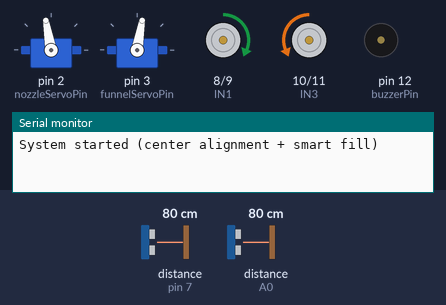
Bench run of a sketch on a simulated Arduino Uno, built with avr-gcc and run on an emulated ATmega328P. Shown: 2 × servo, motor-driver pin pairs drawn as motors (green arrow = first pin HIGH = forward, orange = second pin HIGH = backward, longer = more drive, scaled by the enable pin), buzzer (waves = sounding, pin HIGH), the last lines printed to the serial monitor. Wiring (inferred from the names in the program): 2 × ultrasonic range finder: trigger pin 4, echo pin 7 / trigger pin 13, echo A0. The test bench sets the inputs (shaded band); at power-on: distance to the obstacle (sensors on pin 7, A0) 80 cm. The echo pulse lasts 58.3 µs per cm; pins used as bus, display or sensor lines are not drawn.

Above: at 1.2 s.
1.3 s: distance to the obstacle (sensor on pin 7) set to 63 cm
4.3 s: distance to the obstacle (sensor on pin 7) set to 56 cm
At 10.1 s:
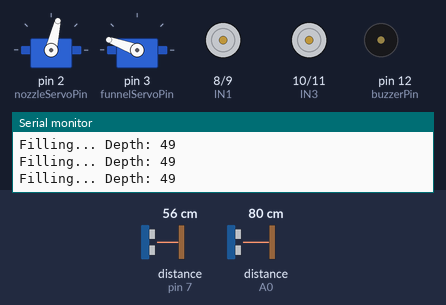
10.3 s: distance to the obstacle (sensor on pin 7) set to 250 cm
At 10.65 s:
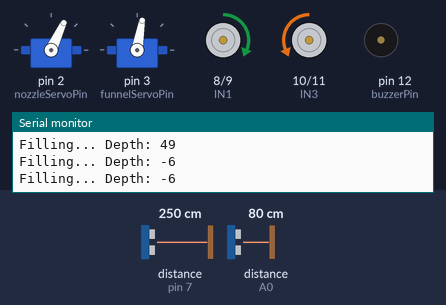
13.3 s: distance to the obstacle (sensor on A0) set to 19 cm
16.3 s: distance to the obstacle (sensor on A0) set to 15 cm
At 16.7 s:
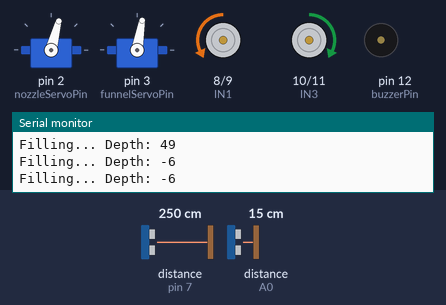
19.3 s: distance to the obstacle (sensor on A0) set to 18 cm
At 19.49 s:
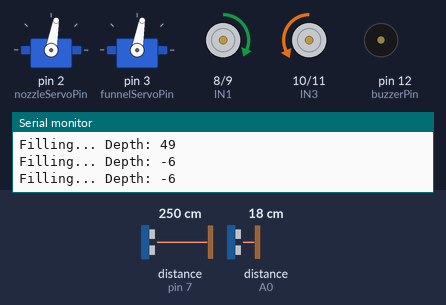
Timing chart, 0 to 23.3 s (numbered marks = the images above; inputs shaded):
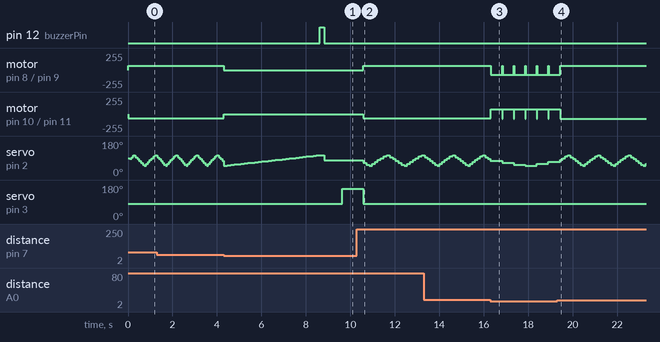

The sketch:

PotholeFillerRobot_1.0.ino
```cpp
#include <Servo.h>

// pinnig of all components..
Servo nozzleServo;
Servo funnelServo;

// motor pins
const int ENA = 5;
const int IN1 = 8;
const int IN2 = 9;

const int ENB = 6;
const int IN3 = 10;
const int IN4 = 11;

// pins for both servo motors
const int nozzleServoPin = 2;
const int funnelServoPin = 3;

// pins for detection sensor
const int trigPin = 4;
const int echoPin = 7;

// pins for obstacle sensor
const int obTrigPin = 13;
const int obEchoPin = A0;

//  buzzer pin
const int buzzerPin = 12;

//fixed parameters(CM ONLY)
const int GROUND_DISTANCE_CM = 6;
const int MIN_POTHOLE_DEPTH_CM = 3;
const int OBSTACLE_THRESHOLD_CM = 15;

// fill control
const int FILL_COMPLETE_TOLERANCE_CM = 1;
const unsigned long MIN_FILL_TIME_MS = 800;
const unsigned long MAX_FILL_TIME_MS = 6000;

const int SLOW_SCAN_DELAY = 120;

// servo scan
int scanAngle = 75;
int scanDir = 1;
const int SCAN_LEFT = 50;
const int SCAN_RIGHT = 105;
unsigned long lastScanTime = 0;
const int FAST_SCAN_INTERVAL = 15;

enum State { MOVE_FAST_SCAN, SLOW_FULL_SCAN, ALIGN, FILL };
State systemState = MOVE_FAST_SCAN;

int detectedAngle = 90;
int bestAngle = 90;

void moveForward() {
  analogWrite(ENA, 65);
  analogWrite(ENB, 65);
  digitalWrite(IN1, HIGH); digitalWrite(IN2, LOW);
  digitalWrite(IN3, LOW);  digitalWrite(IN4, HIGH);
}

void moveBackward() {
  analogWrite(ENA, 70);
  analogWrite(ENB, 70);
  digitalWrite(IN1, LOW);  digitalWrite(IN2, HIGH);
  digitalWrite(IN3, HIGH); digitalWrite(IN4, LOW);
}

void stopRobot() {
  analogWrite(ENA, 0);
  analogWrite(ENB, 0);
}

long readUltrasonic(int tPin, int ePin) {
  digitalWrite(tPin, LOW); delayMicroseconds(2);
  digitalWrite(tPin, HIGH); delayMicroseconds(10);
  digitalWrite(tPin, LOW);
  long d = pulseIn(ePin, HIGH, 25000);
  if (d == 0) return 0;
  return d * 0.034 / 2;
}

long filteredDistanceCM(int tPin, int ePin) {
  long sum = 0; int cnt = 0;
  for (int i = 0; i < 5; i++) {
    long d = readUltrasonic(tPin, ePin);
    if (d > 0 && d < 60) { sum += d; cnt++; }
    delay(3);
  }
  if (cnt == 0) return 0;
  return sum / cnt;
}


void fastScan() {
  if (millis() - lastScanTime >= FAST_SCAN_INTERVAL) {
    lastScanTime = millis();
    scanAngle += scanDir * 10;

    if (scanAngle >= SCAN_RIGHT) { scanAngle = SCAN_RIGHT; scanDir = -1; }
    if (scanAngle <= SCAN_LEFT)  { scanAngle = SCAN_LEFT;  scanDir = 1; }

    nozzleServo.write(scanAngle);
  }
}


void setup() {
  Serial.begin(9600);

  pinMode(ENA, OUTPUT); pinMode(ENB, OUTPUT);
  pinMode(IN1, OUTPUT); pinMode(IN2, OUTPUT);
  pinMode(IN3, OUTPUT); pinMode(IN4, OUTPUT);

  pinMode(trigPin, OUTPUT);
  pinMode(echoPin, INPUT);
  pinMode(obTrigPin, OUTPUT);
  pinMode(obEchoPin, INPUT);
  pinMode(buzzerPin, OUTPUT);

  nozzleServo.attach(nozzleServoPin);
  funnelServo.attach(funnelServoPin);

  nozzleServo.write(90);
  funnelServo.write(80);
  stopRobot();

  Serial.println("System started (center alignment + smart fill)");
}

void loop() {

  switch (systemState) {

    case MOVE_FAST_SCAN: {
      moveForward();
      fastScan();


      long obs = filteredDistanceCM(obTrigPin, obEchoPin);
      if (obs > 0 && obs <= OBSTACLE_THRESHOLD_CM) {
        stopRobot();
        moveBackward();
        delay(500);
        stopRobot();
        break;
      }

      long d = filteredDistanceCM(trigPin, echoPin);
      int depth = d - GROUND_DISTANCE_CM;

      if (depth >= MIN_POTHOLE_DEPTH_CM) {
        detectedAngle = scanAngle;
        stopRobot();
        systemState = SLOW_FULL_SCAN;
      }
      break;
    }

    case SLOW_FULL_SCAN: {
      int angleSum = 0;
      int angleCount = 0;

      for (int angle = SCAN_LEFT; angle <= SCAN_RIGHT; angle += 2) {
        nozzleServo.write(angle);
        delay(SLOW_SCAN_DELAY);

        long d = filteredDistanceCM(trigPin, echoPin);
        int depth = d - GROUND_DISTANCE_CM;

        Serial.print("Angle: ");
        Serial.print(angle);
        Serial.print(" Depth(cm): ");
        Serial.println(depth);

        if (depth >= MIN_POTHOLE_DEPTH_CM) {
          angleSum += angle;
          angleCount++;
        }
      }

      if (angleCount > 0)
        bestAngle = angleSum / angleCount;
      else
        bestAngle = 90;

      systemState = ALIGN;
      break;
    }

    case ALIGN:
      digitalWrite(buzzerPin, HIGH); delay(200);
      digitalWrite(buzzerPin, LOW);

      nozzleServo.write(bestAngle);
      delay(800);
      systemState = FILL;
      break;

    case FILL: {
      unsigned long startTime = millis();
      funnelServo.write(160);

      while (true) {
        long d = filteredDistanceCM(trigPin, echoPin);
        int depth = d - GROUND_DISTANCE_CM;
        unsigned long elapsed = millis() - startTime;

        Serial.print("Filling... Depth: ");
        Serial.println(depth);

        if (elapsed > MIN_FILL_TIME_MS && depth <= FILL_COMPLETE_TOLERANCE_CM)
          break;

        if (elapsed > MAX_FILL_TIME_MS)
          break;

        delay(100);
      }

      funnelServo.write(80);
      nozzleServo.write(90);
      systemState = MOVE_FAST_SCAN;
      break;
    }
  }
}
```

Measured:
- the behaviour switches between 61 and 60 cm on distance to the obstacle (sensor on pin 7) (found by bisection; images 0 and 1)
- the behaviour switches between 17 and 16 cm on distance to the obstacle (sensor on A0) (found by bisection; images 2 and 3)
- after the input at 4.3 s, pin 12 (buzzerPin): LOW → HIGH after 4.3 s, → LOW 0.20 s later; motor on pin 8 (IN1) / pin 9 (IN2): forward 65/255 → stopped at once; motor on pin 10 (IN3) / pin 11 (IN4): backward 65/255 → stopped at once; servo on pin 3 (funnelServoPin): 80° → 160° after 5.3 s
- after the input at 10.3 s, motor on pin 8 (IN1) / pin 9 (IN2): stopped → forward 65/255 after 0.29 s; motor on pin 10 (IN3) / pin 11 (IN4): stopped → backward 65/255 after 0.29 s
- after the input at 16.3 s, motor on pin 8 (IN1) / pin 9 (IN2): alternates backward 70/255 for 0.50 s and forward 65/255 for 0.02 s, starting at once; motor on pin 10 (IN3) / pin 11 (IN4): alternates forward 70/255 for 0.50 s and backward 70/255 for 0.02 s, starting at once
- after the input at 19.3 s, motor on pin 8 (IN1) / pin 9 (IN2): goes on until 19.4 s, then stays forward 65/255; motor on pin 10 (IN3) / pin 11 (IN4): goes on until 19.4 s, then stays backward 70/255
